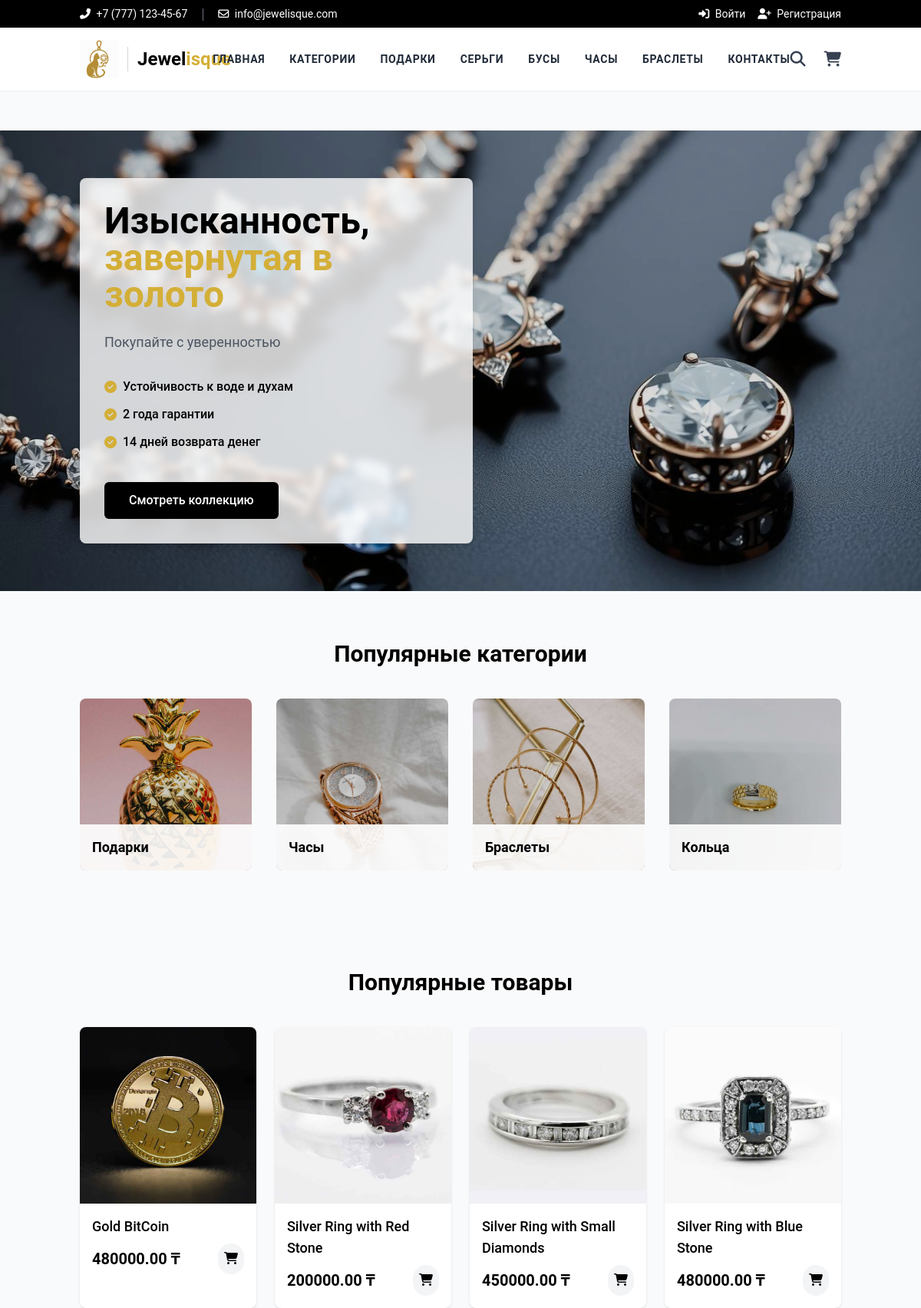
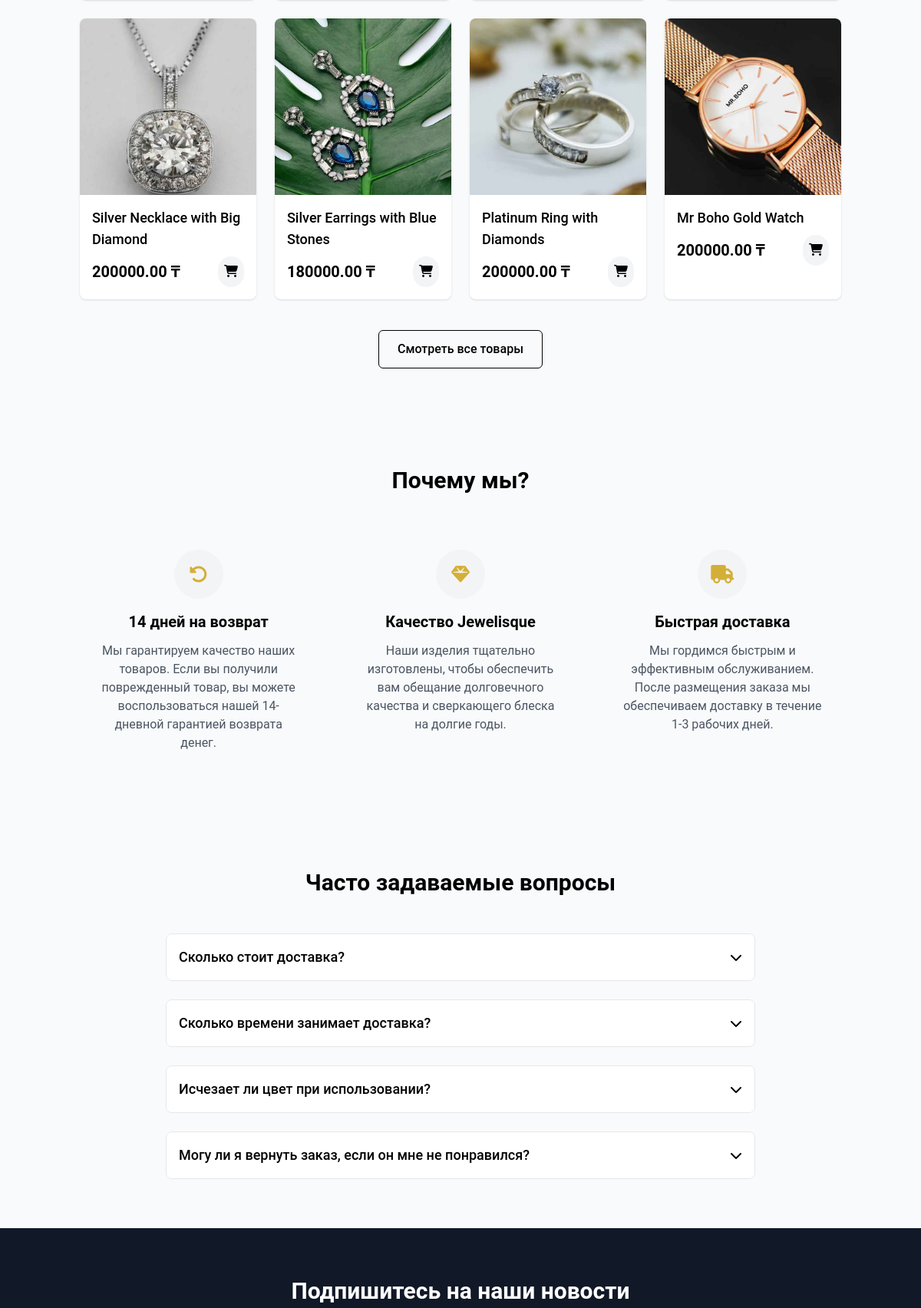
The page / (upper part) on the database its author committed (2 pictures, top to bottom).
### store/models.py (models this page shows, shortened)
class Category(models.Model):
    title = models.CharField(max_length=50, verbose_name="Название категории")
    slug = models.SlugField(max_length=55, verbose_name="URL категории", unique=True)
    description = models.TextField(blank=True, verbose_name="Описание категории")
    category_image = models.ImageField(upload_to='category', blank=True, null=True, verbose_name="Изображение категории")
    is_active = models.BooleanField(verbose_name="Активна?", default=True)
    is_featured = models.BooleanField(verbose_name="Рекомендуемая?", default=False)
    created_at = models.DateTimeField(auto_now_add=True, verbose_name="Дата создания")
    updated_at = models.DateTimeField(auto_now=True, verbose_name="Дата обновления")
    class Meta:
        verbose_name_plural = 'Категории'
        ordering = ('-created_at',)
        indexes = [
            models.Index(fields=['slug']),
            models.Index(fields=['is_active']),
            models.Index(fields=['is_featured']),
        ]

class Product(models.Model):
    title = models.CharField(max_length=150, verbose_name="Название товара")
    slug = models.SlugField(max_length=160, verbose_name="URL товара", unique=True)
    sku = models.CharField(max_length=255, unique=True, verbose_name="Уникальный ID товара (SKU)")
    short_description = models.TextField(verbose_name="Краткое описание")
    detail_description = models.TextField(blank=True, null=True, verbose_name="Подробное описание")
    product_image = models.ImageField(upload_to='product', blank=True, null=True, verbose_name="Изображение товара")
    price = models.DecimalField(max_digits=8, decimal_places=2, verbose_name="Цена")
    category = models.ForeignKey(Category, verbose_name="Категория товара", on_delete=models.CASCADE, db_index=True)
    is_active = models.BooleanField(verbose_name="Активен?", default=True)
    is_featured = models.BooleanField(verbose_name="Рекомендуемый?", default=False)
    created_at = models.DateTimeField(auto_now_add=True, verbose_name="Дата создания")
    updated_at = models.DateTimeField(auto_now=True, verbose_name="Дата обновления")
    class Meta:
        verbose_name_plural = 'Товары'
        ordering = ('-created_at',)
        indexes = [
            models.Index(fields=['slug']),
            models.Index(fields=['sku']),
            models.Index(fields=['category']),
            models.Index(fields=['is_active']),
            models.Index(fields=['is_featured']),
            models.Index(fields=['price']),
        ]

### store/views.py (the view)
# urls.py: path('', views.home, name="home"),
def home(request):
    categories = Category.objects.filter(is_active=True, is_featured=True)[:4]
    products = Product.objects.filter(is_active=True, is_featured=True)[:8]
    context = {
        'categories': categories,
        'products': products,
    }
    return render(request, 'store/index.html', context)

### templates/store/index.html (shortened to what this page needs)
{% extends 'base.html' %}
{% load static %}
{% block content %}
<section class="relative h-[600px]">
    <div class="carousel absolute inset-0">
        <div class="carousel-slide active" style="background-image: url('/media/carousel/Z.jpg');"></div>
        <div class="carousel-overlay"></div>
    </div>
    <div class="container mx-auto px-4 h-full flex items-center">
        <div class="hero-content max-w-lg">
            <h1 class="text-4xl md:text-5xl font-bold mb-6">Изысканность, <span class="gold-text">завернутая в золото</span></h1>
            <p class="text-gray-600 mb-8 text-lg">Покупайте с уверенностью</p>
            <div class="space-y-3 mb-10">
                <div class="flex items-center">
                    <i class="fas fa-check-circle text-secondary mr-2"></i>
                    <p class="font-medium">Устойчивость к воде и духам</p>
                </div>
                <div class="flex items-center">
                    <i class="fas fa-check-circle text-secondary mr-2"></i>
                    <p class="font-medium">2 года гарантии</p>
                </div>
                <div class="flex items-center">
                    <i class="fas fa-check-circle text-secondary mr-2"></i>
                    <p class="font-medium">14 дней возврата денег</p>
                </div>
            </div>
            <a href="{% url 'store:all-categories' %}" class="inline-block px-8 py-3 bg-black text-white font-medium rounded-md hover:bg-gray-800 transition">Смотреть коллекцию</a>
        </div>
    </div>
</section>
<section class="py-16">
    <div class="container mx-auto px-4">
        <h2 class="text-3xl font-bold mb-10 text-center">Популярные категории</h2>
        <div class="grid grid-cols-1 md:grid-cols-2 lg:grid-cols-4 gap-8">
            {% for category in categories %}
            <a href="{% url 'store:category-products' category.slug %}" class="group">
                <div class="relative overflow-hidden rounded-lg bg-gray-100 aspect-square">
                    {% if category.category_image %}
                    <img src="{{ category.category_image.url }}" alt="{{ category.title }}" class="w-full h-full object-cover group-hover:scale-105 transition-transform duration-500">
                    {% else %}
                    <div class="w-full h-full flex items-center justify-center bg-gray-200">
                        <span class="text-gray-400 text-2xl">Нет изображения</span>
                    </div>
                    {% endif %}
                    <div class="absolute inset-0 bg-black bg-opacity-20 flex items-end">
                        <div class="w-full p-4 bg-white bg-opacity-90">
                            <h3 class="text-lg font-semibold">{{ category.title }}</h3>
                        </div>
                    </div>
                </div>
            </a>
            {% endfor %}
        </div>
    </div>
</section>
<section class="py-16 bg-gray-50">
    <div class="container mx-auto px-4">
        <h2 class="text-3xl font-bold mb-10 text-center">Популярные товары</h2>
        <div class="grid grid-cols-1 sm:grid-cols-2 md:grid-cols-3 lg:grid-cols-4 gap-6">
            {% for product in products %}
            <div class="product-card bg-white rounded-lg overflow-hidden shadow">
                <a href="{% url 'store:product-detail' product.slug %}">
                    <div class="aspect-square overflow-hidden">
                        {% if product.product_image %}
                        <img src="{{ product.product_image.url }}" alt="{{ product.title }}" class="w-full h-full object-cover hover:scale-105 transition-transform duration-500">
                        {% else %}
                        <div class="w-full h-full flex items-center justify-center bg-gray-200">
                            <span class="text-gray-400">Нет изображения</span>
                        </div>
                        {% endif %}
                    </div>
                    <div class="p-4">
                        <h3 class="text-lg font-medium mb-2 line-clamp-2">{{ product.title }}</h3>
                        <div class="flex justify-between items-center">
                            <span class="text-xl font-bold">{{ product.price }} ₸</span>
                            <form method="post" action="{% url 'store:add-to-cart' %}">
                                <button type="submit" class="p-2 rounded-full bg-gray-100 hover:bg-secondary hover:text-white transition">
                                    <i class="fas fa-shopping-cart"></i>
                                </button>
                            </form>
                        </div>
                    </div>
                </a>
            </div>
            {% endfor %}
        </div>
        <div class="text-center mt-10">
            <a href="{% url 'store:all-categories' %}" class="inline-block px-6 py-3 border border-black text-black font-medium hover:bg-black hover:text-white transition rounded-md">Смотреть все товары</a>
        </div>
    </div>
</section>
<section class="py-16">
    <div class="container mx-auto px-4">
        <h2 class="text-3xl font-bold mb-12 text-center">Почему мы?</h2>
        <div class="grid grid-cols-1 md:grid-cols-3 gap-8">
            <div class="text-center p-6">
                <div class="w-16 h-16 bg-gray-100 rounded-full flex items-center justify-center mx-auto mb-4">
                    <i class="fas fa-undo-alt text-2xl text-secondary"></i>
                </div>
                <h3 class="text-xl font-semibold mb-3">14 дней на возврат</h3>
                <p class="text-gray-600">Мы гарантируем качество наших товаров. Если вы получили поврежденный товар, вы можете воспользоваться нашей 14-дневной гарантией возврата денег.</p>
            </div>
            <div class="text-center p-6">
                <div class="w-16 h-16 bg-gray-100 rounded-full flex items-center justify-center mx-auto mb-4">
                    <i class="fas fa-gem text-2xl text-secondary"></i>
                </div>
                <h3 class="text-xl font-semibold mb-3">Качество Jewelisque</h3>
                <p class="text-gray-600">Наши изделия тщательно изготовлены, чтобы обеспечить вам обещание долговечного качества и сверкающего блеска на долгие годы.</p>
            </div>
            <div class="text-center p-6">
                <div class="w-16 h-16 bg-gray-100 rounded-full flex items-center justify-center mx-auto mb-4">
                    <i class="fas fa-truck text-2xl text-secondary"></i>
                </div>
                <h3 class="text-xl font-semibold mb-3">Быстрая доставка</h3>
                <p class="text-gray-600">Мы гордимся быстрым и эффективным обслуживанием. После размещения заказа мы обеспечиваем доставку в течение 1-3 рабочих дней.</p>
            </div>
        </div>
    </div>
</section>
<section class="py-16 bg-gray-50">
    <div class="container mx-auto px-4">
        <h2 class="text-3xl font-bold mb-12 text-center">Часто задаваемые вопросы</h2>
        <div class="max-w-3xl mx-auto space-y-6">
            <div class="border border-gray-200 rounded-lg overflow-hidden">
                <button class="w-full flex justify-between items-center p-4 bg-white hover:bg-gray-50 focus:outline-none" onclick="toggleFAQ(this)">
                    <h3 class="text-lg font-medium text-left">Сколько стоит доставка?</h3>
                    <i class="fas fa-chevron-down transform transition-transform"></i>
                </button>
            </div>
            <div class="border border-gray-200 rounded-lg overflow-hidden">
                <button class="w-full flex justify-between items-center p-4 bg-white hover:bg-gray-50 focus:outline-none" onclick="toggleFAQ(this)">
                    <h3 class="text-lg font-medium text-left">Сколько времени занимает доставка?</h3>
                    <i class="fas fa-chevron-down transform transition-transform"></i>
                </button>
            </div>
            <div class="border border-gray-200 rounded-lg overflow-hidden">
                <button class="w-full flex justify-between items-center p-4 bg-white hover:bg-gray-50 focus:outline-none" onclick="toggleFAQ(this)">
                    <h3 class="text-lg font-medium text-left">Исчезает ли цвет при использовании?</h3>
                    <i class="fas fa-chevron-down transform transition-transform"></i>
                </button>
            </div>
            <div class="border border-gray-200 rounded-lg overflow-hidden">
                <button class="w-full flex justify-between items-center p-4 bg-white hover:bg-gray-50 focus:outline-none" onclick="toggleFAQ(this)">
                    <h3 class="text-lg font-medium text-left">Могу ли я вернуть заказ, если он мне не понравился?</h3>
                    <i class="fas fa-chevron-down transform transition-transform"></i>
                </button>
            </div>
        </div>
    </div>
</section>
<section class="py-16 bg-gray-900 text-white">
    <div class="container mx-auto px-4 text-center">
        <h2 class="text-3xl font-bold mb-6">Подпишитесь на наши новости</h2>
    </div>
</section>
{% endblock %}

### templates/base.html (shortened to what this page needs)
<!DOCTYPE html>
<html lang="ru">
<head>
    {% load static %}
    {% load store_tags %}
    <link rel="stylesheet" href="{% static 'css/styles.css' %}">
    <link rel="stylesheet" href="https://cdnjs.cloudflare.com/ajax/libs/font-awesome/6.4.0/css/all.min.css">
    <link rel="stylesheet" href="{% static 'css/base_style.css' %}">
    <script src="https://cdn.tailwindcss.com"></script>
</head>
<body class="bg-gray-50 flex flex-col min-h-screen">
    <header class="bg-white shadow-sm fixed top-0 left-0 right-0 w-full z-50">
        <div class="bg-black text-white py-2">
            <div class="container mx-auto px-4 flex justify-between items-center text-sm">
                <div>
                    <span><i class="fas fa-phone-alt mr-1"></i> +7 (777) 123-45-67</span>
                    <span><i class="far fa-envelope mr-1"></i> info@jewelisque.com</span>
                </div>
                <div class="flex items-center">
                    {% if request.user.is_authenticated %}
                    <a href="{% url 'store:profile' %}" class="mr-4 hover:text-secondary transition">
                        <i class="fas fa-user mr-1"></i> {{ request.user.username }}
                    </a>
                    <a href="{% url 'store:logout' %}" class="hover:text-secondary transition">
                        <i class="fas fa-sign-out-alt mr-1"></i> Выйти
                    </a>
                    {% else %}
                    <a href="{% url 'store:login' %}" class="mr-4 hover:text-secondary transition">
                        <i class="fas fa-sign-in-alt mr-1"></i> Войти
                    </a>
                    <a href="{% url 'store:register' %}" class="hover:text-secondary transition">
                        <i class="fas fa-user-plus mr-1"></i> Регистрация
                    </a>
                    {% endif %}
                </div>
            </div>
        </div>
        <div class="container mx-auto px-4">
            <div class="flex justify-between items-center py-4">
                <a href="{% url 'store:home' %}" class="flex items-center">
                    <img src="{% get_media_prefix %}logo/logo.png" alt="Jewelisque" class="logo-img">
                    <span class="site-title">Jewel<span class="gold-text">isque</span></span>
                </a>
                <nav class="hidden md:flex space-x-8 text-sm font-bold">
                    <a href="{% url 'store:home' %}" class="nav-link text-gray-800 hover:text-secondary transition hover:scale-105">Главная</a>
                    <a href="{% url 'store:all-categories' %}" class="nav-link text-gray-800 hover:text-secondary transition hover:scale-105">Категории</a>
                    {% for category in menu_categories %}
                    <a href="{% url 'store:category-products' category.slug %}" class="nav-link text-gray-800 hover:text-secondary transition hover:scale-105">{{ category.title }}</a>
                    {% endfor %}
                    <a href="{% url 'store:contacts' %}" class="nav-link text-gray-800 hover:text-secondary transition hover:scale-105">Контакты</a>
                </nav>
                <div class="flex items-center space-x-6">
                    <button id="search-toggle" class="text-gray-700 hover:text-secondary transition">
                        <i class="fas fa-search text-xl"></i>
                    </button>
                    <a href="{% url 'store:cart' %}" class="text-gray-700 hover:text-secondary transition relative">
                        <i class="fas fa-shopping-cart text-xl"></i>
                    </a>
                </div>
            </div>
        </div>
    </header>
    <main class="flex-grow mt-[170px]">
        {% block content %}{% endblock %}
    </main>
</body>
</html>

### rows shown on the page
Category: title "ПОДАРКИ", category_image (picture), title "Подарки"
Category: title "СЕРЬГИ"
Category: title "БУСЫ"
Category: title "ЧАСЫ", category_image (picture), title "Часы"
Category: title "БРАСЛЕТЫ", category_image (picture), title "Браслеты"
Category: category_image (picture), title "Кольца"
Product: product_image (picture), title "Gold BitCoin", price "480000.00"
Product: product_image (picture), title "Silver Ring with Red Stone", price "200000.00"
Product: product_image (picture), title "Silver Ring with Small Diamonds", price "450000.00"
Product: product_image (picture), title "Silver Ring with Blue Stone", price "480000.00"
Product: product_image (picture), title "Silver Necklace with Big Diamond", price "200000.00"
Product: product_image (picture), title "Silver Earrings with Blue Stones", price "180000.00"
Product: product_image (picture), title "Platinum Ring with Diamonds", price "200000.00"
Product: product_image (picture), title "Mr Boho Gold Watch", price "200000.00"
